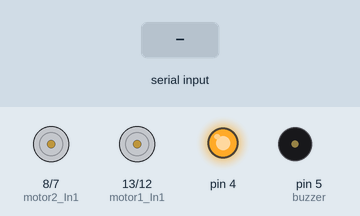
A sketch run on a simulated Arduino Uno, built with avr-gcc and run on an emulated ATmega328P. Shown: motor-driver pin pairs drawn as motors (green arrow = first pin HIGH = forward, orange = second pin HIGH = backward, longer = more drive), output pins drawn as LEDs (lit = HIGH), buzzer (waves = sounding, pin HIGH). Inputs (shaded band) come from the test bench.

Above: at 1.2 s.
1.3 s: "*turn right" received over Serial
At 2.7 s:
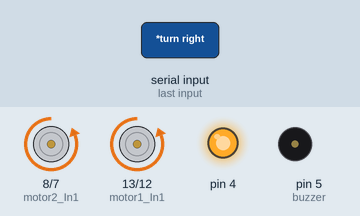
4.3 s: "*go back" received over Serial
At 4.7 s:
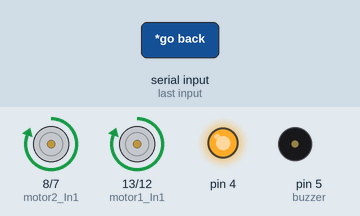
6.8 s: "*turn left" received over Serial
At 7.3 s:
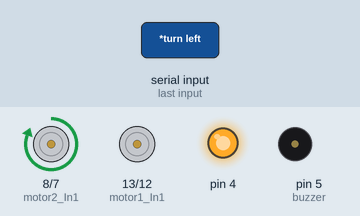
8.9 s: "*are you ready" received over Serial
At 10.4 s:
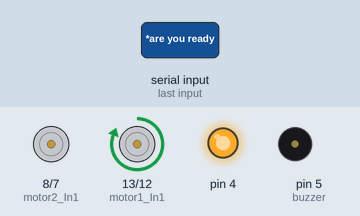
11.9 s: "*go ahead" received over Serial
At 14.3 s:
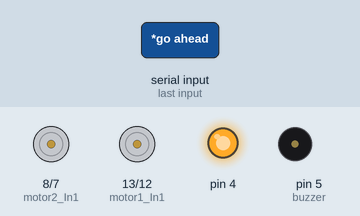
14.6 s: "*buzzer" received over Serial
At 15.4 s:
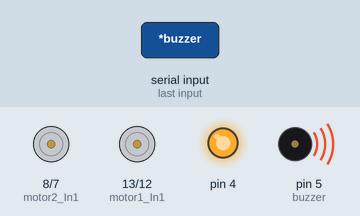
Timing chart, 0 to 17.6 s (numbered marks = the images above; inputs shaded):
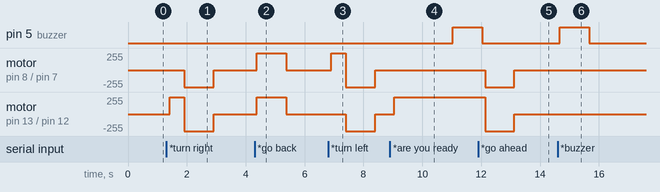

The sketch:

VCR.ino
```cpp
#include <SoftwareSerial.h>
int motor1_In1=13;  //2
int motor1_In2=12;  //7
int motor2_In1=8;   //10
int motor2_In2=7;   //15
String voice;
int buzzer=5;

void setup() {
  // put your setup code here, to run once:
  Serial.begin(9600);
  pinMode(motor1_In1,OUTPUT);
  pinMode(motor1_In2,OUTPUT);
  pinMode(motor2_In1,OUTPUT);
  pinMode(motor2_In2,OUTPUT);
  pinMode(buzzer,OUTPUT);
  pinMode(4,OUTPUT);
  digitalWrite(4,HIGH);
}

void loop() {
  // put your main code here, to run repeatedly:
  while (Serial.available()){
     delay(10);
    char c = Serial.read();
    if (c == '#'){
      break;
    }
    voice += c;
  }
  if (voice.length() > 0){
    if(voice == "*go ahead"){
      forwardCar();
      }
    else if(voice == "*go back"){
      backwardCar();
      }
    else if(voice == "*turn right") {
      rightCar();
    }
    else if(voice == "*turn left") {
      leftCar();
    }
    else if(voice == "*stop") {
      stopCar();
    }
    else if(voice=="*are you ready"){
      turnAround();
      buzzerON();
    }
    else if(voice=="*buzzer"){
      buzzerON();
    }

  voice="";
  }
}


void forwardCar(){
   digitalWrite(motor1_In2,HIGH);
 digitalWrite(motor1_In1,LOW);
 digitalWrite(motor2_In2,HIGH);
 digitalWrite(motor2_In1,LOW);
 delay(1000);
 stopCar();
}

void backwardCar(){
 digitalWrite(motor1_In1,HIGH);
 digitalWrite(motor1_In2,LOW);
 digitalWrite(motor2_In1,HIGH);
 digitalWrite(motor2_In2,LOW);
  delay(1000);
 stopCar();
}

void rightCar(){
 digitalWrite(motor1_In1,HIGH);
 digitalWrite(motor1_In2,LOW);
 digitalWrite(motor2_In1,LOW);
 digitalWrite(motor2_In2,LOW);
 delay(500);
 forwardCar();
 stopCar();
}

 void leftCar(){
  digitalWrite(motor1_In1,LOW);
  digitalWrite(motor1_In2,LOW);
  digitalWrite(motor2_In1,HIGH);
  digitalWrite(motor2_In2,LOW);
  delay(500);
  forwardCar();
 stopCar();
}

void stopCar(){
  digitalWrite(motor1_In1,LOW);
  digitalWrite(motor1_In2,LOW);
  digitalWrite(motor2_In1,LOW);
  digitalWrite(motor2_In2,LOW);
}

void turnAround(){
   digitalWrite(motor1_In1,HIGH);
 digitalWrite(motor1_In2,LOW);
 digitalWrite(motor2_In1,LOW);
 digitalWrite(motor2_In2,LOW);
 delay(2000);
}

void buzzerON(){
  digitalWrite(buzzer,HIGH);
  delay(1000);
  digitalWrite(buzzer,LOW);

}
```

Measured:
- after the input at 1.3 s, motor on pin 8 (motor2_In1) / pin 7 (motor2_In2): stopped → backward 255/255 after 0.61 s, → stopped 1.0 s later; motor on pin 13 (motor1_In1) / pin 12 (motor1_In2): stopped → forward 255/255 after 0.11 s, → backward 255/255 0.50 s later, → stopped 1.0 s later
- after the input at 4.3 s, motor on pin 8 (motor2_In1) / pin 7 (motor2_In2), motor on pin 13 (motor1_In1) / pin 12 (motor1_In2): stopped → forward 255/255 after 0.08 s, → stopped 1.0 s later
- after the input at 6.8 s, motor on pin 8 (motor2_In1) / pin 7 (motor2_In2): stopped → forward 255/255 after 0.10 s, → backward 255/255 0.50 s later, → stopped 1.0 s later; motor on pin 13 (motor1_In1) / pin 12 (motor1_In2): stopped → backward 255/255 after 0.60 s, → stopped 1.0 s later
- after the input at 8.9 s, pin 5 (buzzer): LOW → HIGH after 2.1 s; motor on pin 13 (motor1_In1) / pin 12 (motor1_In2): stopped → forward 255/255 after 0.14 s
- after the input at 11.9 s, motor on pin 8 (motor2_In1) / pin 7 (motor2_In2): stopped → backward 255/255 after 0.23 s, → stopped 1.0 s later; motor on pin 13 (motor1_In1) / pin 12 (motor1_In2): forward 255/255 → backward 255/255 after 0.23 s, → stopped 1.0 s later
- after the input at 14.6 s, pin 5 (buzzer): LOW → HIGH after 0.07 s, → LOW 1.0 s later
